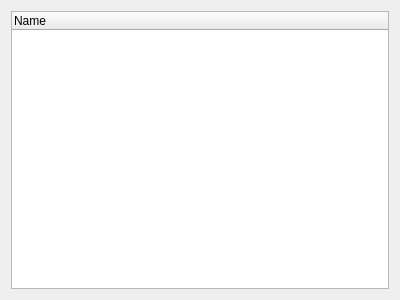
<?xml version="1.0" encoding="UTF-8"?>
<ui version="4.0">
 <class>MSGTreeViewer</class>
 <widget class="QWidget" name="MSGTreeViewer">
  <property name="geometry">
   <rect>
    <x>0</x>
    <y>0</y>
    <width>400</width>
    <height>300</height>
   </rect>
  </property>
  <property name="windowTitle">
   <string>Form</string>
  </property>
  <layout class="QGridLayout" name="gridLayout">
   <item row="0" column="0">
    <widget class="QTreeWidget" name="treeWidget">
     <property name="editTriggers">
      <set>QAbstractItemView::NoEditTriggers</set>
     </property>
     <property name="headerHidden">
      <bool>false</bool>
     </property>
     <attribute name="headerDefaultSectionSize">
      <number>400</number>
     </attribute>
     <attribute name="headerStretchLastSection">
      <bool>true</bool>
     </attribute>
     <column>
      <property name="text">
       <string notr="true">Name</string>
      </property>
     </column>
    </widget>
   </item>
  </layout>
 </widget>
 <resources/>
 <connections/>
</ui>
